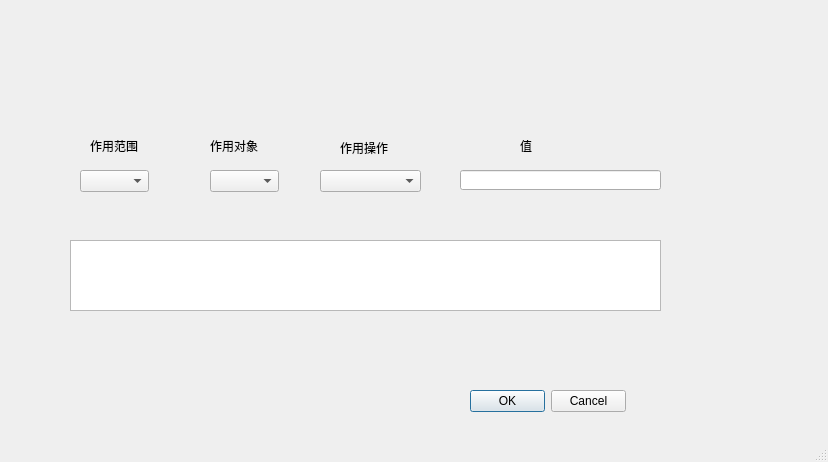
<?xml version="1.0" encoding="UTF-8"?>
<ui version="4.0">
 <class>MainWindow</class>
 <widget class="QMainWindow" name="MainWindow">
  <property name="geometry">
   <rect>
    <x>0</x>
    <y>0</y>
    <width>828</width>
    <height>462</height>
   </rect>
  </property>
  <property name="windowTitle">
   <string>MainWindow</string>
  </property>
  <widget class="QWidget" name="centralwidget">
   <widget class="QComboBox" name="box_applyScope">
    <property name="geometry">
     <rect>
      <x>80</x>
      <y>170</y>
      <width>69</width>
      <height>22</height>
     </rect>
    </property>
   </widget>
   <widget class="QLabel" name="label">
    <property name="geometry">
     <rect>
      <x>90</x>
      <y>140</y>
      <width>54</width>
      <height>12</height>
     </rect>
    </property>
    <property name="text">
     <string>作用范围</string>
    </property>
   </widget>
   <widget class="QLabel" name="label_2">
    <property name="geometry">
     <rect>
      <x>210</x>
      <y>140</y>
      <width>54</width>
      <height>12</height>
     </rect>
    </property>
    <property name="text">
     <string>作用对象</string>
    </property>
   </widget>
   <widget class="QComboBox" name="box_subject">
    <property name="geometry">
     <rect>
      <x>210</x>
      <y>170</y>
      <width>69</width>
      <height>22</height>
     </rect>
    </property>
   </widget>
   <widget class="QComboBox" name="box_op">
    <property name="geometry">
     <rect>
      <x>320</x>
      <y>170</y>
      <width>101</width>
      <height>22</height>
     </rect>
    </property>
   </widget>
   <widget class="QLabel" name="label_3">
    <property name="geometry">
     <rect>
      <x>340</x>
      <y>140</y>
      <width>54</width>
      <height>16</height>
     </rect>
    </property>
    <property name="text">
     <string>作用操作</string>
    </property>
   </widget>
   <widget class="QLabel" name="label_4">
    <property name="geometry">
     <rect>
      <x>520</x>
      <y>140</y>
      <width>54</width>
      <height>12</height>
     </rect>
    </property>
    <property name="text">
     <string>值</string>
    </property>
   </widget>
   <widget class="QLineEdit" name="line_val">
    <property name="geometry">
     <rect>
      <x>460</x>
      <y>170</y>
      <width>201</width>
      <height>20</height>
     </rect>
    </property>
   </widget>
   <widget class="QPlainTextEdit" name="box_description">
    <property name="geometry">
     <rect>
      <x>70</x>
      <y>240</y>
      <width>591</width>
      <height>71</height>
     </rect>
    </property>
   </widget>
   <widget class="QDialogButtonBox" name="buttonBox">
    <property name="geometry">
     <rect>
      <x>470</x>
      <y>390</y>
      <width>156</width>
      <height>23</height>
     </rect>
    </property>
    <property name="standardButtons">
     <set>QDialogButtonBox::Cancel|QDialogButtonBox::Ok</set>
    </property>
   </widget>
  </widget>
  <widget class="QStatusBar" name="statusbar"/>
 </widget>
 <resources/>
 <connections/>
</ui>
